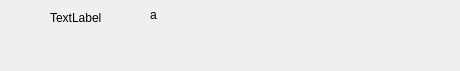
<?xml version="1.0" encoding="UTF-8"?>
<ui version="4.0">
 <class>FriendOverview</class>
 <widget class="QWidget" name="FriendOverview">
  <property name="geometry">
   <rect>
    <x>0</x>
    <y>0</y>
    <width>460</width>
    <height>71</height>
   </rect>
  </property>
  <property name="windowTitle">
   <string>FriendOverview</string>
  </property>
  <widget class="QLabel" name="profile">
   <property name="geometry">
    <rect>
     <x>50</x>
     <y>10</y>
     <width>72</width>
     <height>15</height>
    </rect>
   </property>
   <property name="text">
    <string>TextLabel</string>
   </property>
  </widget>
  <widget class="QLabel" name="markname">
   <property name="geometry">
    <rect>
     <x>150</x>
     <y>0</y>
     <width>200</width>
     <height>30</height>
    </rect>
   </property>
   <property name="sizePolicy">
    <sizepolicy hsizetype="Fixed" vsizetype="Expanding">
     <horstretch>0</horstretch>
     <verstretch>0</verstretch>
    </sizepolicy>
   </property>
   <property name="minimumSize">
    <size>
     <width>200</width>
     <height>30</height>
    </size>
   </property>
   <property name="maximumSize">
    <size>
     <width>200</width>
     <height>30</height>
    </size>
   </property>
   <property name="text">
    <string>a</string>
   </property>
  </widget>
 </widget>
 <layoutdefault spacing="6" margin="11"/>
 <resources/>
 <connections/>
</ui>
